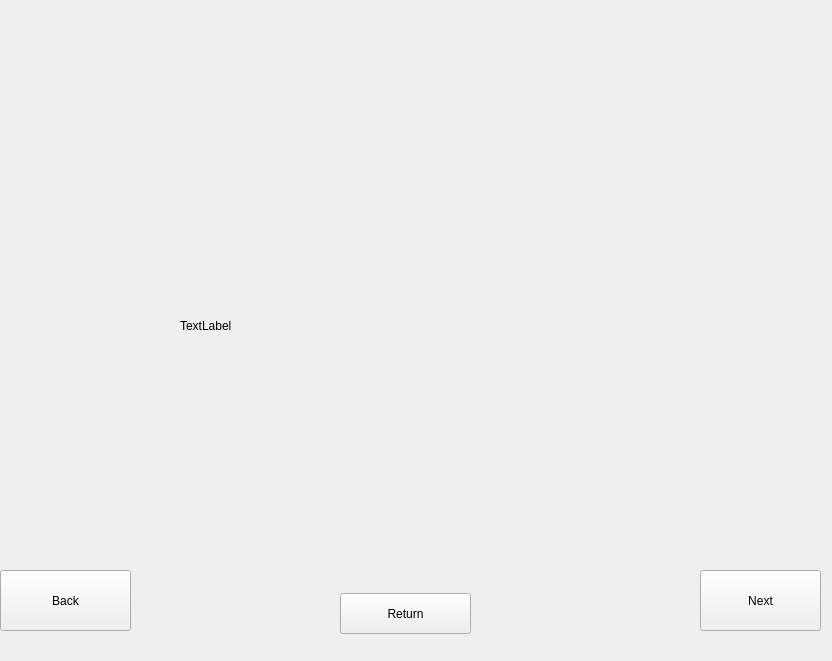
<?xml version="1.0" encoding="UTF-8"?>
<ui version="4.0">
 <class>ViewCorpus</class>
 <widget class="QWidget" name="ViewCorpus">
  <property name="geometry">
   <rect>
    <x>0</x>
    <y>0</y>
    <width>832</width>
    <height>661</height>
   </rect>
  </property>
  <property name="windowTitle">
   <string>Form</string>
  </property>
  <widget class="QLabel" name="documentTitle">
   <property name="geometry">
    <rect>
     <x>280</x>
     <y>30</y>
     <width>191</width>
     <height>21</height>
    </rect>
   </property>
   <property name="text">
    <string/>
   </property>
  </widget>
  <widget class="QLabel" name="DocumentContent">
   <property name="geometry">
    <rect>
     <x>180</x>
     <y>80</y>
     <width>451</width>
     <height>491</height>
    </rect>
   </property>
   <property name="text">
    <string>TextLabel</string>
   </property>
  </widget>
  <widget class="QPushButton" name="pushButton">
   <property name="geometry">
    <rect>
     <x>700</x>
     <y>570</y>
     <width>121</width>
     <height>61</height>
    </rect>
   </property>
   <property name="styleSheet">
    <string notr="true"/>
   </property>
   <property name="text">
    <string>Next</string>
   </property>
  </widget>
  <widget class="QPushButton" name="pushButton_2">
   <property name="geometry">
    <rect>
     <x>0</x>
     <y>570</y>
     <width>131</width>
     <height>61</height>
    </rect>
   </property>
   <property name="text">
    <string>Back</string>
   </property>
  </widget>
  <widget class="QPushButton" name="pushButton_3">
   <property name="geometry">
    <rect>
     <x>340</x>
     <y>593</y>
     <width>131</width>
     <height>41</height>
    </rect>
   </property>
   <property name="text">
    <string>Return</string>
   </property>
  </widget>
 </widget>
 <resources/>
 <connections/>
</ui>
